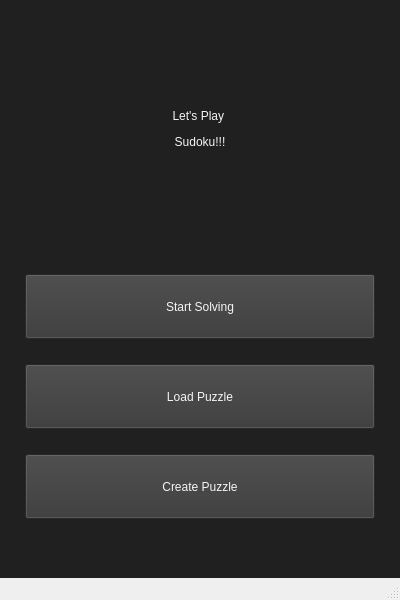
<?xml version="1.0" encoding="UTF-8"?>
<ui version="4.0">
 <class>MainMenu</class>
 <widget class="QMainWindow" name="MainMenu">
  <property name="geometry">
   <rect>
    <x>0</x>
    <y>0</y>
    <width>400</width>
    <height>600</height>
   </rect>
  </property>
  <property name="maximumSize">
   <size>
    <width>400</width>
    <height>600</height>
   </size>
  </property>
  <property name="windowTitle">
   <string>Let's Play Sudoku</string>
  </property>
  <widget class="QWidget" name="centralwidget">
   <property name="maximumSize">
    <size>
     <width>400</width>
     <height>600</height>
    </size>
   </property>
   <property name="styleSheet">
    <string notr="true">QWidget {
background-color: rgb(32, 32, 32);
}

QLabel {
color: rgb(245, 245, 245);
font: 36pt &quot;MS Shell Dlg 2&quot;;
}

QPushButton {
background-color: rgb(56, 56, 56);
font: 14pt &quot;MS Shell Dlg 2&quot;;
color: rgb(245, 245, 245);
}

QPushButton:hover {
background-color: rgb(190, 190, 190);
color: rgb(24, 24, 24);
}</string>
   </property>
   <layout class="QGridLayout" name="gridLayout_2">
    <item row="0" column="0">
     <layout class="QVBoxLayout" name="verticalLayout">
      <property name="spacing">
       <number>25</number>
      </property>
      <property name="topMargin">
       <number>0</number>
      </property>
      <property name="bottomMargin">
       <number>50</number>
      </property>
      <item>
       <widget class="QLabel" name="MenuTitle">
        <property name="maximumSize">
         <size>
          <width>380</width>
          <height>250</height>
         </size>
        </property>
        <property name="styleSheet">
         <string notr="true"/>
        </property>
        <property name="text">
         <string>&lt;html&gt;&lt;head/&gt;&lt;body&gt;&lt;p&gt;Let's Play &lt;/p&gt;&lt;p&gt;Sudoku!!!&lt;/p&gt;&lt;/body&gt;&lt;/html&gt;</string>
        </property>
        <property name="alignment">
         <set>Qt::AlignCenter</set>
        </property>
       </widget>
      </item>
      <item>
       <widget class="QPushButton" name="StartButton">
        <property name="maximumSize">
         <size>
          <width>350</width>
          <height>65</height>
         </size>
        </property>
        <property name="contextMenuPolicy">
         <enum>Qt::NoContextMenu</enum>
        </property>
        <property name="styleSheet">
         <string notr="true"/>
        </property>
        <property name="text">
         <string>Start Solving</string>
        </property>
        <property name="iconSize">
         <size>
          <width>16</width>
          <height>16</height>
         </size>
        </property>
        <property name="autoDefault">
         <bool>false</bool>
        </property>
        <property name="default">
         <bool>false</bool>
        </property>
       </widget>
      </item>
      <item>
       <widget class="QPushButton" name="LoadButton">
        <property name="maximumSize">
         <size>
          <width>350</width>
          <height>65</height>
         </size>
        </property>
        <property name="styleSheet">
         <string notr="true"/>
        </property>
        <property name="text">
         <string>Load Puzzle</string>
        </property>
        <property name="default">
         <bool>false</bool>
        </property>
       </widget>
      </item>
      <item>
       <widget class="QPushButton" name="CreateButton">
        <property name="maximumSize">
         <size>
          <width>350</width>
          <height>65</height>
         </size>
        </property>
        <property name="styleSheet">
         <string notr="true"/>
        </property>
        <property name="text">
         <string>Create Puzzle</string>
        </property>
        <property name="default">
         <bool>false</bool>
        </property>
       </widget>
      </item>
     </layout>
    </item>
   </layout>
  </widget>
  <widget class="QMenuBar" name="menubar">
   <property name="geometry">
    <rect>
     <x>0</x>
     <y>0</y>
     <width>400</width>
     <height>21</height>
    </rect>
   </property>
  </widget>
  <widget class="QStatusBar" name="statusbar"/>
 </widget>
 <resources/>
 <connections/>
</ui>
